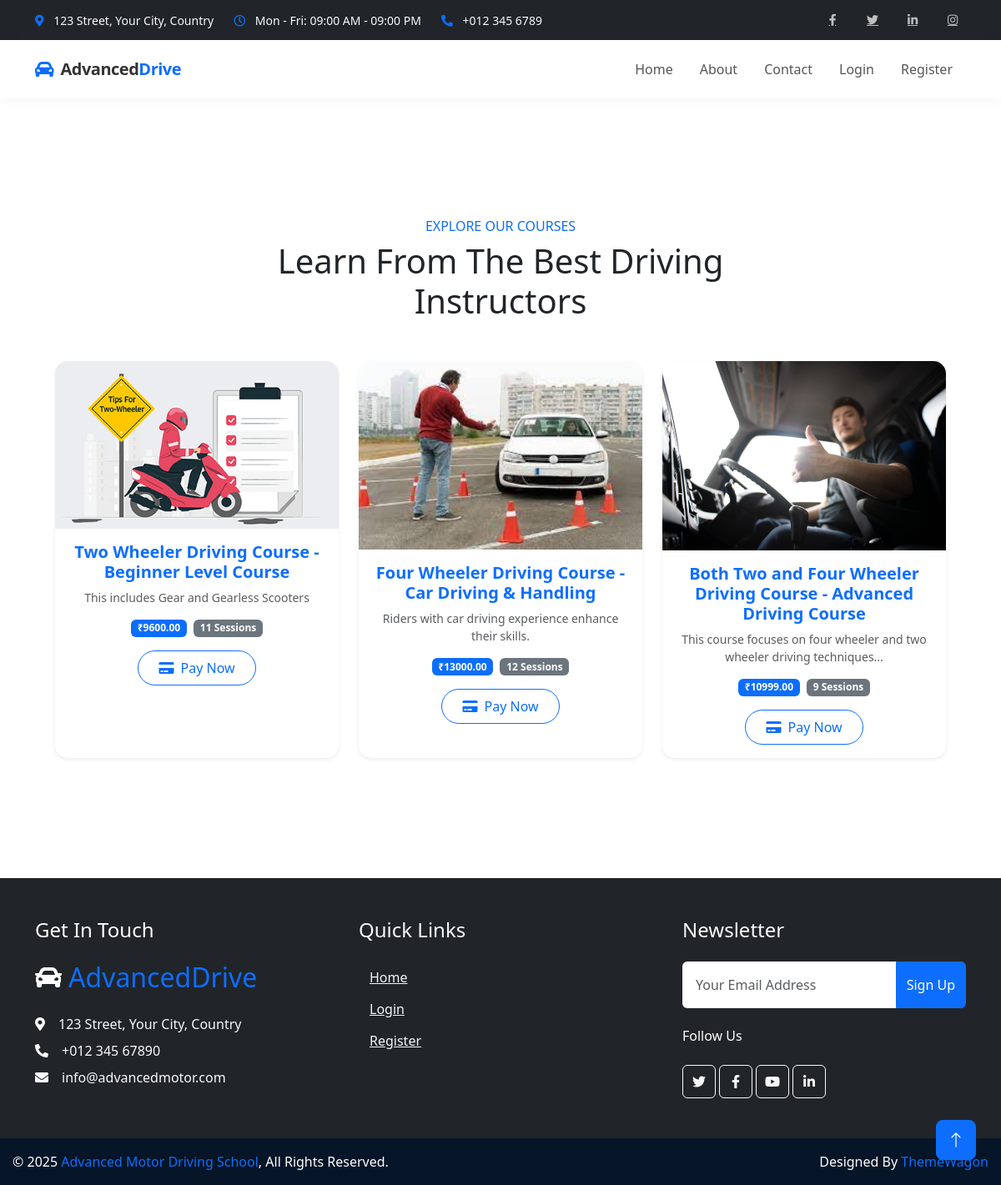
Page /courses/ on the earlier database version.
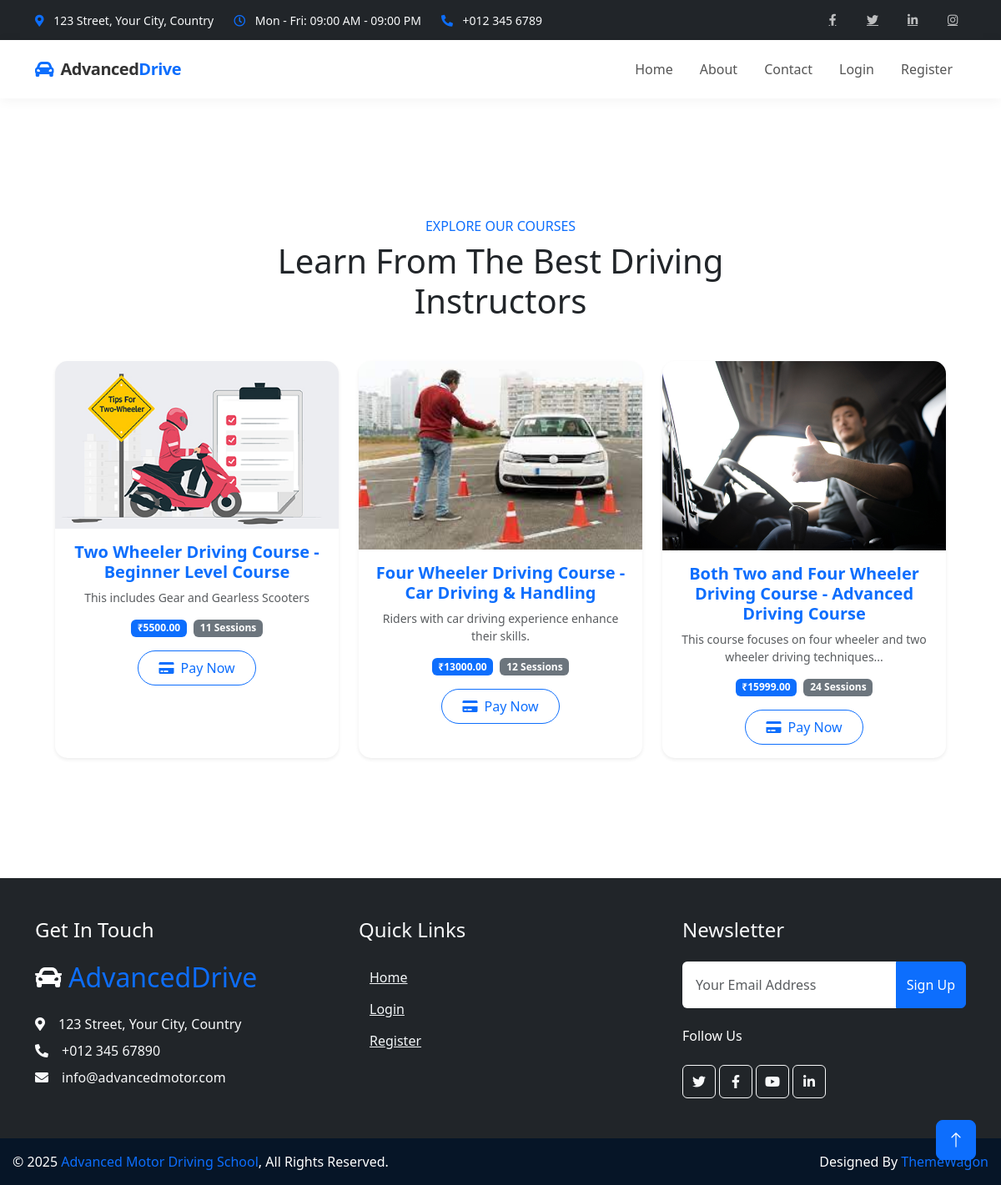
Same page on the later database version.
### students/models.py (models this page shows, shortened)
class TrainingPackage(models.Model):
    course = models.ForeignKey(Course, on_delete=models.CASCADE, related_name='packages',null=True, blank=True)
    name = models.CharField(max_length=100)
    description = models.TextField()
    vehicle_type = models.CharField(max_length=10, choices=Vehicle.VEHICLE_TYPES)
    sessions = models.PositiveIntegerField()
    price = models.DecimalField(max_digits=10, decimal_places=2)
    def __str__(self):
        return f"{self.course.title} - {self.name}"

class Course(models.Model):
    title = models.CharField(max_length=200)
    description = models.TextField()
    image = models.ImageField(upload_to='course_images/', blank=True, null=True)
    category = models.CharField(max_length=100, blank=True)
    level = models.CharField(max_length=50, choices=[('beginner', 'Beginner'), ('intermediate', 'Intermediate'), ('advanced', 'Advanced')], default='beginner')
    vehicle_type = models.CharField(max_length=10, choices=Vehicle.VEHICLE_TYPES)

### accounts/views.py (the view)
# urls.py: path('courses/', views.available_courses, name='courses'),
def available_courses(request):
    print("🔍 DEBUG: available_courses view is executing...")
    courses = Course.objects.prefetch_related('packages').all()
    print(f"📢 Found {courses.count()} courses")
    for course in courses:
        print(f"✅ Course: {course.title}, Packages: {list(course.packages.all())}")
    return render(request, "students/courses.html", {"courses": courses}) # Temporary response for testing

### students/templates/students/courses.html (shortened to what this page needs)
{% extends 'base.html' %}
{% load static %}
{% block content %}
<div class="container-xxl py-6">
    <div class="container">
        <div class="text-center mx-auto mb-5 wow fadeInUp" data-wow-delay="0.1s" style="max-width: 600px;">
            <h6 class="text-primary text-uppercase mb-2">Explore Our Courses</h6>
            <h1 class="display-6 mb-4">Learn From The Best Driving Instructors</h1>
        </div>
        <div class="row g-4 justify-content-center">
            {% for course in courses %}
            {% for package in course.packages.all %}
                <div class="col-lg-4 col-md-6">
                    <div class="card border-0 shadow-sm h-100 course-card">
                        {% if course.image %}
                            <img src="{{ course.image.url }}" class="card-img-top" alt="{{ course.title }}">
                        {% else %}
                            <img src="{% static 'img/default-course.jpg' %}" class="card-img-top" alt="Default Image">
                        {% endif %}
                        <div class="card-body text-center">
                            <h5 class="card-title text-primary">{{ course.title }} - {{ package.name }}</h5>
                            <p class="text-muted small">{{ course.description|truncatewords:15 }}</p>
                            <div class="d-flex justify-content-center mb-3">
                                <span class="badge bg-primary me-2">₹{{ package.price }}</span>
                                <span class="badge bg-secondary">{{ package.sessions }} Sessions</span>
                            </div>
                            <a href="javascript:void(0)" onclick="payNow('{{ package.id }}')" class="btn btn-outline-primary rounded-pill px-4 py-2">
                                <i class="fas fa-credit-card me-1"></i> Pay Now
                            </a>
                        </div>
                    </div>
                </div>
            {% endfor %}
            {% empty %}
                <p class="text-center">No courses available at the moment.</p>
            {% endfor %}
        </div>
    </div>
</div>
{% endblock %}

### templates/base.html (shortened to what this page needs)
<!DOCTYPE html>
<html lang="en">
<head>
    <link href="https://cdnjs.cloudflare.com/ajax/libs/font-awesome/5.10.0/css/all.min.css" rel="stylesheet">
    <link href="https://cdn.jsdelivr.net/npm/bootstrap-icons@1.4.1/font/bootstrap-icons.css" rel="stylesheet">
    <link href="/static/lib/animate/animate.min.css" rel="stylesheet">
    <link href="/static/lib/owlcarousel/assets/owl.carousel.min.css" rel="stylesheet">
    <link href="https://cdn.jsdelivr.net/npm/bootstrap@5.3.0-alpha1/dist/css/bootstrap.min.css" rel="stylesheet">
    <link href="/static/css/style.css" rel="stylesheet">
</head>
<body>
    <header class="topbar bg-dark text-light py-2">
        <div class="container">
            <div class="row align-items-center">
                <div class="col-lg-7 d-none d-lg-block">
                    <div class="d-flex align-items-center">
                        <div class="me-4">
                            <i class="fas fa-map-marker-alt text-primary me-2"></i>
                            <span class="fs-sm">123 Street, Your City, Country</span>
                        </div>
                        <div class="me-4">
                            <i class="far fa-clock text-primary me-2"></i>
                            <span class="fs-sm">Mon - Fri: 09:00 AM - 09:00 PM</span>
                        </div>
                        <div>
                            <i class="fas fa-phone-alt text-primary me-2"></i>
                            <span class="fs-sm">+012 345 6789</span>
                        </div>
                    </div>
                </div>
                <div class="col-lg-5 d-none d-lg-block">
                    <div class="d-flex justify-content-end align-items-center h-100">
                        <nav class="social-nav">
                            <ul class="d-flex list-unstyled gap-3 align-items-center m-0">
                                <li><a href="#" aria-label="Facebook" class="social-link"><i class="fab fa-facebook-f"></i></a></li>
                                <li><a href="#" aria-label="Twitter" class="social-link"><i class="fab fa-twitter"></i></a></li>
                                <li><a href="#" aria-label="LinkedIn" class="social-link"><i class="fab fa-linkedin-in"></i></a></li>
                                <li><a href="#" aria-label="Instagram" class="social-link"><i class="fab fa-instagram"></i></a></li>
                            </ul>
                        </nav>
                    </div>
                </div>
            </div>
        </div>
    </header>
    <header class="site-header">
        <div class="container">
          <nav class="navbar">
            <a href="{% url 'accounts:home' %}" class="navbar-brand">
              <span class="logo-icon"><i class="fas fa-car-alt"></i></span>
              <span class="logo-text">Advanced<span class="text-primary">Drive</span></span>
            </a>
            <div class="navbar-menu">
              <ul class="nav-list">
                <li><a href="{% url 'accounts:home' %}" class="nav-link">Home</a></li>
                <li><a href="{% url 'accounts:about' %}" class="nav-link">About</a></li>
                <li><a href="{% url 'accounts:contact' %}" class="nav-link">Contact</a></li>
                {% if user.is_authenticated %}
                  {% if user.is_superuser %}
                    <li class="nav-dropdown">
                      <a href="#" class="nav-link dropdown-toggle">Admin</a>
                      <ul class="dropdown-menu">
                        <li><a href="{% url 'admins:admin_dashboard' %}">Dashboard</a></li>
                        <li><a href="{% url 'admins:manage_students' %}">Manage Students</a></li>
                        <li><a href="{% url 'admins:manage_trainers' %}">Manage Trainers</a></li>
                        <li><a href="{% url 'admins:manage_vehicles' %}">Manage Vehicles</a></li>
                        <li class="nav-item">
                          <a class="nav-link {% if 'reviews' in request.path %}active{% endif %}" href="{% url 'trainers:view_reviews' %}">
                            <i class="fas fa-star me-1"></i> Student Reviews
                          </a>
                        </li>
                      </ul>
                    </li>
                    <li><a href="{% url 'accounts:logout' %}" class="nav-link">Logout</a></li>
                  {% elif user.is_trainer %}
                    <li class="nav-dropdown">
                      <a href="#" class="nav-link dropdown-toggle">Trainer</a>
                      <ul class="dropdown-menu">
                        <li><a href="{% url 'trainers:dashboard' %}">Dashboard</a></li>
                        <li><a href="{% url 'accounts:profile' %}">My Profile</a></li>
                      </ul>
                    </li>
                    <li><a href="{% url 'accounts:logout' %}" class="nav-link">Logout</a></li>
                  {% else %}
                    <li class="nav-dropdown">
                      <a href="#" class="nav-link dropdown-toggle">Student</a>
                      <ul class="dropdown-menu">
                        <li><a href="{% url 'students:dashboard' %}">Dashboard</a></li>
                        <li><a href="{% url 'students:tutorials' %}">Tutorials</a></li>
                        <li><a href="{% url 'students:courses' %}">Book Session</a></li>
                        <li><a href="{% url 'accounts:profile' %}">My Profile</a></li>
                      </ul>
                    </li>
                    <li><a href="{% url 'accounts:logout' %}" class="nav-link">Logout</a></li>
                  {% endif %}
                {% else %}
                  <li><a href="{% url 'accounts:login' %}" class="nav-link">Login</a></li>
                  <li><a href="{% url 'accounts:register' %}" class="nav-link">Register</a></li>
                {% endif %}
              </ul>
            </div>
          </nav>
        </div>
      </header>
    <div class="container py-5">
        {% block content %}{% endblock %}
    </div>
    <footer class="footer bg-dark text-light">
        <div class="container">
            <div class="row g-5">
                <div class="col-lg-4 col-md-6">
                    <h4 class="text-white mb-4">Get In Touch</h4>
                    <h2 class="text-primary mb-4"><i class="fa fa-car text-white me-2"></i>AdvancedDrive</h2>
                    <p class="mb-2"><i class="fa fa-map-marker-alt me-3"></i>123 Street, Your City, Country</p>
                    <p class="mb-2"><i class="fa fa-phone-alt me-3"></i>+012 345 67890</p>
                    <p class="mb-2"><i class="fa fa-envelope me-3"></i>info@advancedmotor.com</p>
                </div>
                <div class="col-lg-4 col-md-6">
                    <h4 class="text-light mb-4">Quick Links</h4>
                    <a class="btn btn-link" href="{% url 'accounts:home' %}">Home</a>
                    {% if user.is_authenticated %}
                        {% if user.is_trainer %}
                            <a class="btn btn-link" href="{% url 'trainers:dashboard' %}">Trainer Dashboard</a>
                        {% else %}
                            <a class="btn btn-link" href="{% url 'students:dashboard' %}">Student Dashboard</a>
                            <a class="btn btn-link" href="{% url 'students:tutorials' %}">Tutorials</a>
                            <a class="btn btn-link" href="{% url 'students:courses' %}">Book Session</a>
                        {% endif %}
                    {% else %}
                        <a class="btn btn-link" href="{% url 'accounts:login' %}">Login</a>
                        <a class="btn btn-link" href="{% url 'accounts:register' %}">Register</a>
                    {% endif %}
                </div>
                <div class="col-lg-4 col-md-6">
                    <h4 class="text-light mb-4">Newsletter</h4>
                    <form action="">
                        <div class="input-group">
                            <input type="text" class="form-control p-3 border-0" placeholder="Your Email Address">
                            <button class="btn btn-primary">Sign Up</button>
                        </div>
                    </form>
                    <h6 class="text-white mt-4 mb-3">Follow Us</h6>
                    <div class="d-flex pt-2">
                        <a class="btn btn-square btn-outline-light me-1" href=""><i class="fab fa-twitter"></i></a>
                        <a class="btn btn-square btn-outline-light me-1" href=""><i class="fab fa-facebook-f"></i></a>
                        <a class="btn btn-square btn-outline-light me-1" href=""><i class="fab fa-youtube"></i></a>
                        <a class="btn btn-square btn-outline-light" href=""><i class="fab fa-linkedin-in"></i></a>
                    </div>
                </div>
            </div>
        </div>
    </footer>
    <div class="copyright">
        <div class="container-fluid">
            <div class="row">
                <div class="col-md-6 text-center text-md-start mb-3 mb-md-0">
                    &copy; {% now "Y" %} <a href="#">Advanced Motor Driving School</a>, All Rights Reserved.
                </div>
                <div class="col-md-6 text-center text-md-end">
                    Designed By <a href="#">ThemeWagon</a>
                </div>
            </div>
        </div>
    </div>
    <a href="#" class="btn btn-lg btn-primary btn-lg-square back-to-top"><i class="bi bi-arrow-up"></i></a>
</body>
</html>

Differences in the rows shown:
changed TrainingPackage "Beginner Level Course": price "9600.00" → "5500.00"
changed TrainingPackage "Advanced Driving Course": price "10999.00" → "15999.00"; sessions "9" → "24"
